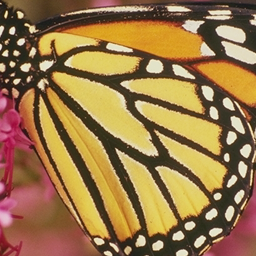
%> input picture SCUNet-Denoise/utils/test.bmp, 256 x 256 px, given in place of test.bmp_1.tif, which was not available
$ octave --eval "result = metrics('SCUNet-Denoise/utils/test.bmp');"   (GNU Octave 9; MATLAB toolbox functions it lacks are replaced by stand-ins)
%> lines starting %> are read from the running program, lines starting %| are printed output that depends on the picture; pictures that were not available may be replaced by others from this repository, and a replacement may not be noted
% NOTE: add the "objective_metrics" folder to your path.
function m = metrics(id)
%> called with id = 'SCUNet-Denoise/utils/test.bmp'
    type = "color";
    if (id(1) == 'g')
        type = "grayscale";
    elseif (id(1) == 'n')
        type = "noisy";
    end
    sourceId = id;
    if (id(1) == 'n')
        sourceId(1) = 'c';
    end
    in1 = im2gray(imread(sprintf('testImg/%s/%s_1.tif', type, sourceId)));
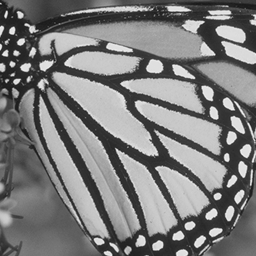
%> in1: size 256x256 uint8; min 20, max 245, mean 124
    in2 = im2gray(imread(sprintf('testImg/%s/%s_2.tif', type, sourceId)));
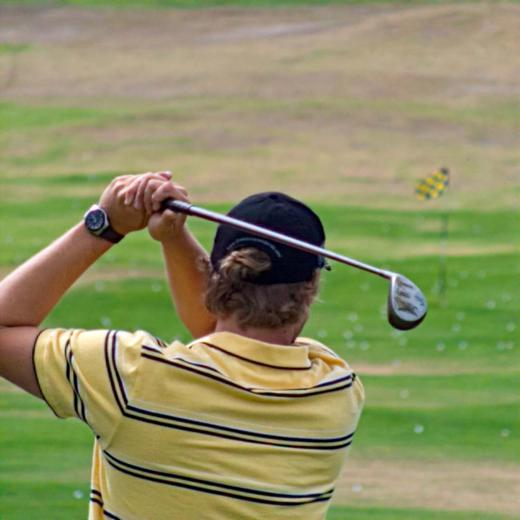
%> input picture testImg/color/c_01_1.tif, 520 x 520 px, given in place of test.bmp_2.tif, which was not available
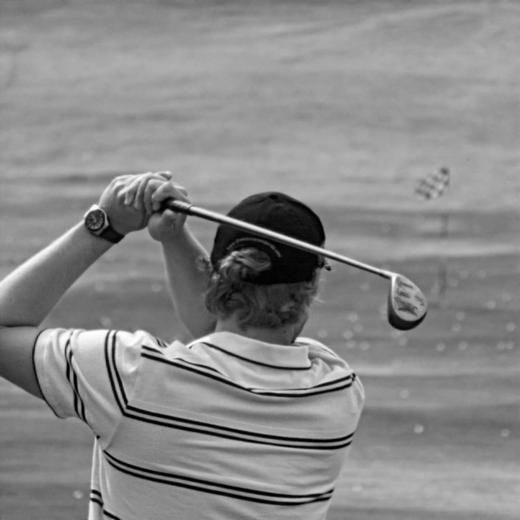
%> in2: size 520x520 uint8; min 0, max 254, mean 136.9
%> (the run ends here)
